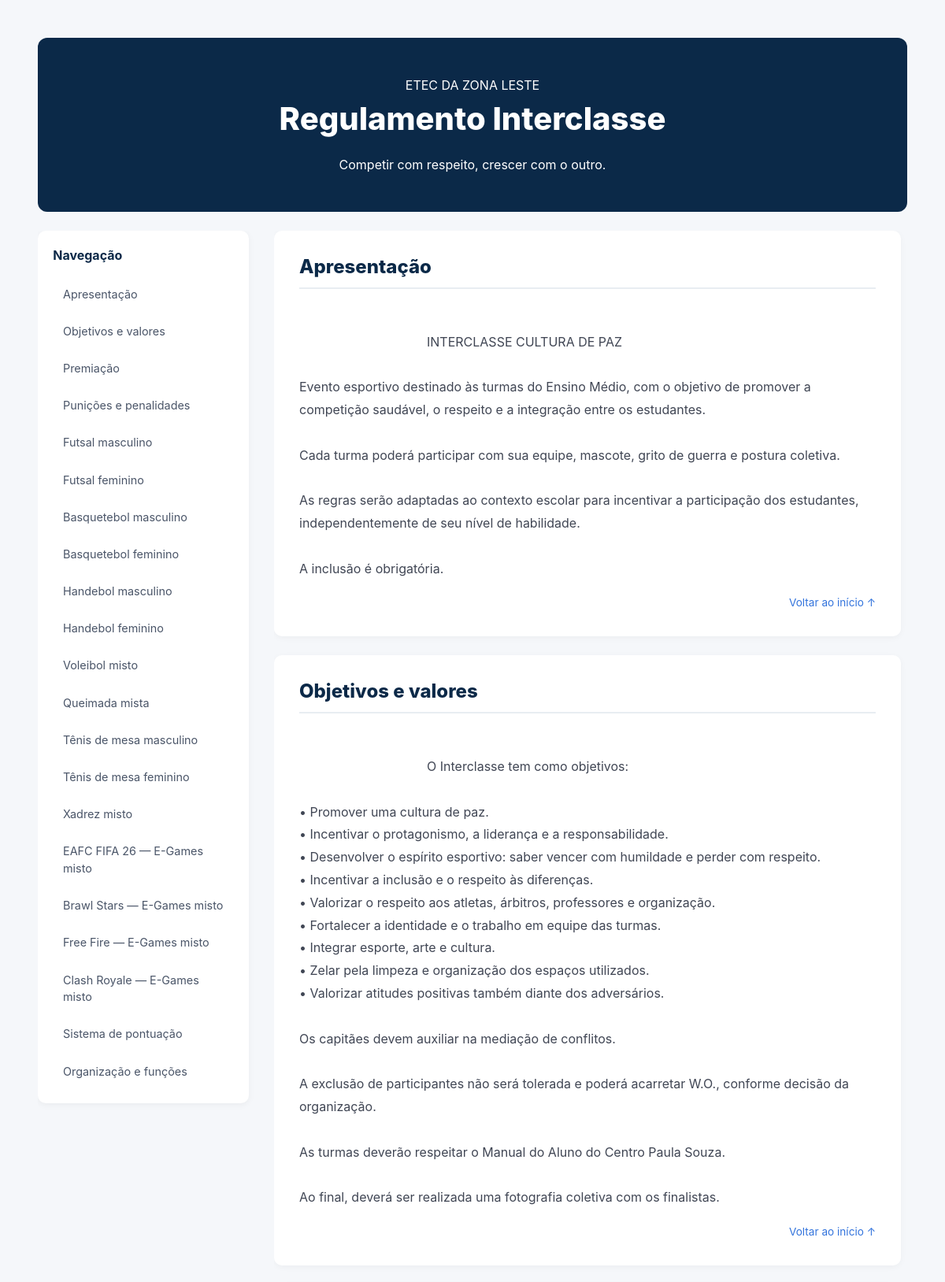
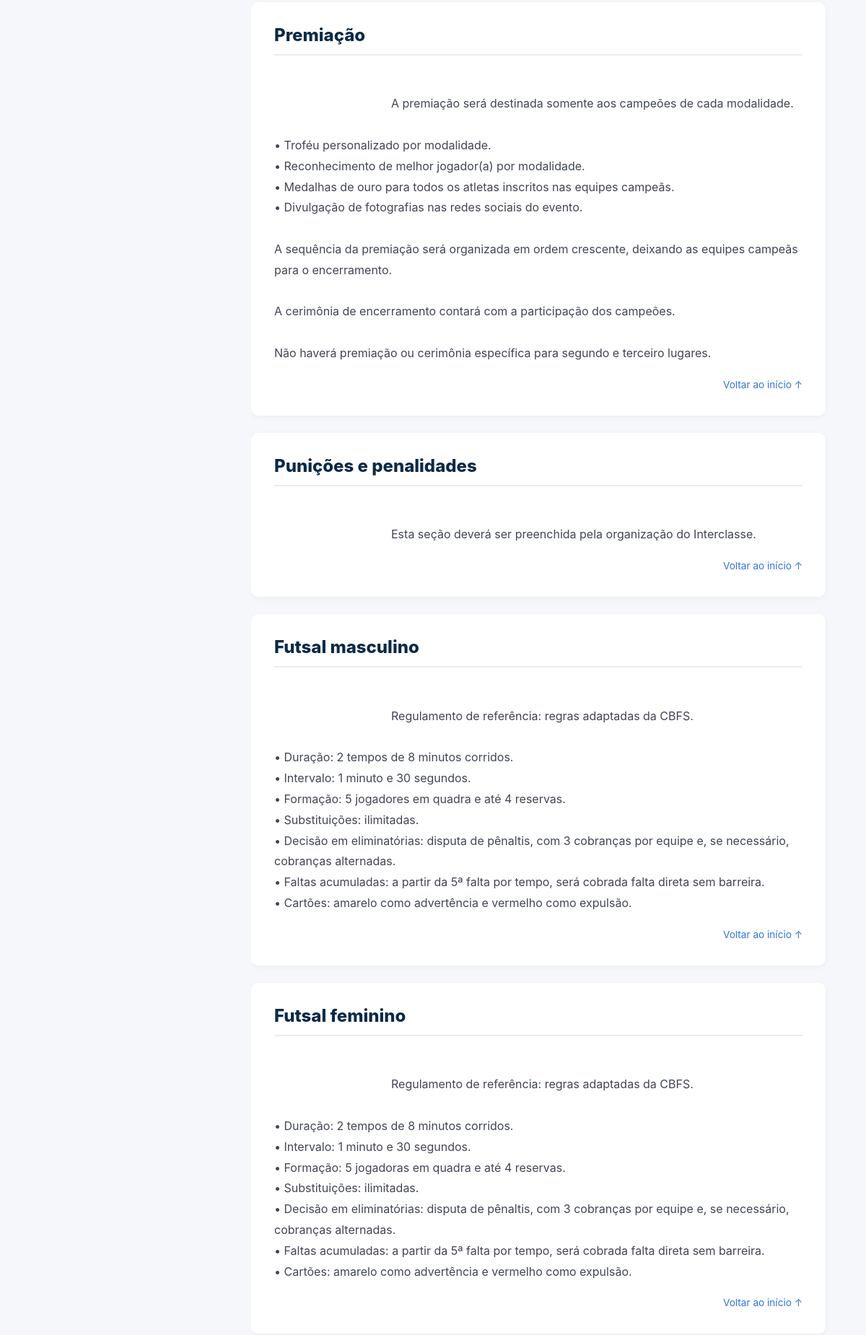
The app's page /public/regulamento.php (upper part) with its own data (2 pictures, top to bottom).
### tables this page shows
CREATE TABLE regulamentos (
    id INT UNSIGNED AUTO_INCREMENT PRIMARY KEY,
    slug VARCHAR(100) NOT NULL,
    titulo VARCHAR(150) NOT NULL,
    conteudo LONGTEXT NOT NULL,
    ordem SMALLINT UNSIGNED NOT NULL DEFAULT 0,
    ativo TINYINT(1) NOT NULL DEFAULT 1,
    atualizado_por INT UNSIGNED NULL,
    criado_em TIMESTAMP NOT NULL DEFAULT CURRENT_TIMESTAMP,
    atualizado_em TIMESTAMP NOT NULL DEFAULT CURRENT_TIMESTAMP
        ON UPDATE CURRENT_TIMESTAMP,

    UNIQUE KEY uk_regulamentos_slug (slug),
    KEY idx_regulamentos_ordem (ordem),

    CONSTRAINT fk_regulamentos_admin
        FOREIGN KEY (atualizado_por) REFERENCES usuarios(id)
        ON DELETE SET NULL ON UPDATE CASCADE
);

### public/regulamento.php (the view, shortened to what this page needs)
<?php
require_once __DIR__ . '/../config/database.php';
function escaparRegulamento(mixed $valor): string
{
    return htmlspecialchars((string) $valor, ENT_QUOTES, 'UTF-8');
}
try {
    $stmt = $pdo->query("
        SELECT titulo, slug, conteudo
        FROM regulamentos
        WHERE ativo = 1
        ORDER BY ordem ASC, titulo ASC
    ");
    $secoes = $stmt->fetchAll(PDO::FETCH_ASSOC);
} catch (PDOException $e) {
    error_log($e->getMessage());
    $secoes = [];
    $erro = 'Não foi possível carregar o regulamento.';
}
?>
<!DOCTYPE html>
<html lang="pt-BR">
<head>
    <link rel="stylesheet" href="https://cdn.jsdelivr.net/npm/bulma@1.0.2/css/bulma.min.css">
</head>
<body>
    <section class="section" id="topo">
        <div class="regulamento-container">
            <div class="regulamento-topo has-text-centered mb-5">
                <p class="is-size-6 mb-2">
                    ETEC DA ZONA LESTE
                </p>
                <h1 class="title is-2">
                    Regulamento Interclasse
                </h1>
                <p>
                    Competir com respeito, crescer com o outro.
                </p>
            </div>
            <?php if (isset($erro)): ?>
                <div class="notification is-danger is-light">
                    <?= escaparRegulamento($erro) ?>
                </div>
            <?php elseif (empty($secoes)): ?>
                <div class="notification is-warning is-light">
                    O regulamento ainda não foi publicado.
                </div>
            <?php else: ?>
                <div class="regulamento-layout">
                    <aside class="regulamento-sidebar">
                        <div class="sidebar-box">
                            <p class="sidebar-titulo">
                                Navegação
                            </p>
                            <nav class="sidebar-links">
                                <?php foreach ($secoes as $secao): ?>
                                    <a href="#<?= escaparRegulamento($secao['slug']) ?>">
                                        <?= escaparRegulamento($secao['titulo']) ?>
                                    </a>
                                <?php endforeach; ?>
                            </nav>
                        </div>
                    </aside>
                    <main class="regulamento-conteudo">
                        <?php foreach ($secoes as $secao): ?>
                            <article
                                class="secao-regulamento"
                                id="<?= escaparRegulamento($secao['slug']) ?>">
                                <h2 class="title is-4">
                                    <?= escaparRegulamento($secao['titulo']) ?>
                                </h2>
                                <div class="conteudo-regulamento">
                                    <?= escaparRegulamento($secao['conteudo']) ?>
                                </div>
                                <div class="has-text-right mt-4">
                                    <a href="#topo" class="voltar-topo">
                                        Voltar ao início ↑
                                    </a>
                                </div>
                            </article>
                        <?php endforeach; ?>
                    </main>
                </div>
            <?php endif; ?>
        </div>
    </section>
</body>
</html>

### public/regulamento.php (style rules this page uses)
html { scroll-behavior: smooth; }
body { background: #f5f7fa; min-height: 100vh; }
.regulamento-container { max-width: 1400px; margin: 0 auto; }
.regulamento-topo { background: #0b2948; color: white; padding: 3rem 1.5rem; border-radius: 12px; }
.regulamento-topo h1, .regulamento-topo p { color: white; }
.regulamento-layout { display: flex; align-items: stretch; gap: 1.5rem; height: 70vh; min-height: 400px; overflow: hidden; }
.regulamento-sidebar { flex: 0 0 25%; max-width: 25%; height: 100%; overflow-y: auto; overflow-x: hidden; padding: 0 8px 12px 0; }
.sidebar-box { background: white; padding: 1.2rem; border-radius: 10px; box-shadow: 0 2px 8px rgba(0, 0, 0, .05); }
.sidebar-titulo { color: #0b2948; font-weight: 700; margin-bottom: 1rem; }
.sidebar-links { display: flex; flex-direction: column; gap: .3rem; }
.sidebar-links a { display: block; padding: .65rem .8rem; border-radius: 6px; color: #4a5568; font-size: .9rem; transition: .2s; }
.regulamento-conteudo { flex: 1; min-width: 0; height: 100%; overflow-y: auto; overflow-x: hidden; padding: 0 8px 20px 0; scroll-behavior: smooth; }
.secao-regulamento { scroll-margin-top: 15px; background: white; border-radius: 10px; padding: 2rem; margin-bottom: 1.5rem; box-shadow: 0 2px 8px rgba(0, 0, 0, .04); }
.secao-regulamento h2 { color: #0b2948; border-bottom: 2px solid #e8edf2; padding-bottom: .8rem; margin-bottom: 1.2rem; }
.conteudo-regulamento { white-space: pre-wrap; overflow-wrap: anywhere; line-height: 1.8; }
.voltar-topo { color: #3273dc; font-size: .85rem; }

### records on screen
regulamentos: titulo "Apresentação", conteudo "INTERCLASSE CULTURA DE PAZ Evento esportivo destinado às turmas do Ensino Médio, com o objetivo de promover a competição saudável, o respeito e a integração entre os estudantes. Cada turma poderá participar com sua equipe, mascote, grito de guerra e postura coletiva. As regras serão adaptadas ao contexto escolar para incentivar a participação dos estudantes, independentemente de seu nível de habilidade. A inclusão é obrigatória."
regulamentos: titulo "Objetivos e valores", conteudo "O Interclasse tem como objetivos: • Promover uma cultura de paz. • Incentivar o protagonismo, a liderança e a responsabilidade. • Desenvolver o espírito esportivo: saber vencer com humildade e perder com respeito. • Incentivar a inclusão e o respeito às diferenças. • Valorizar o respeito aos atletas, árbitros, professores e organização. • Fortalecer a identidade e o trabalho em equipe das turmas. • Integrar esporte, arte e cultura. • Zelar pela limpeza e organização dos espaços utilizados. • Valorizar atitudes positivas também diante dos adversários. Os capitães devem auxiliar na mediação de conflitos. A exclusão de participantes não será tolerada e poderá acarretar W.O., conforme decisão…"
regulamentos: titulo "Premiação", conteudo "A premiação será destinada somente aos campeões de cada modalidade. • Troféu personalizado por modalidade. • Reconhecimento de melhor jogador(a) por modalidade. • Medalhas de ouro para todos os atletas inscritos nas equipes campeãs. • Divulgação de fotografias nas redes sociais do evento. A sequência da premiação será organizada em ordem crescente, deixando as equipes campeãs para o encerramento. A cerimônia de encerramento contará com a participação dos campeões. Não haverá premiação ou cerimônia específica para segundo e terceiro lugares."
regulamentos: titulo "Punições e penalidades", conteudo "Esta seção deverá ser preenchida pela organização do Interclasse.…"
regulamentos: titulo "Futsal masculino", conteudo "Regulamento de referência: regras adaptadas da CBFS. • Duração: 2 tempos de 8 minutos corridos. • Intervalo: 1 minuto e 30 segundos. • Formação: 5 jogadores em quadra e até 4 reservas. • Substituições: ilimitadas. • Decisão em eliminatórias: disputa de pênaltis, com 3 cobranças por equipe e, se necessário, cobranças alternadas. • Faltas acumuladas: a partir da 5ª falta por tempo, será cobrada falta direta sem barreira. • Cartões: amarelo como advertência e vermelho como expulsão."
regulamentos: titulo "Futsal feminino", conteudo "Regulamento de referência: regras adaptadas da CBFS. • Duração: 2 tempos de 8 minutos corridos. • Intervalo: 1 minuto e 30 segundos. • Formação: 5 jogadoras em quadra e até 4 reservas. • Substituições: ilimitadas. • Decisão em eliminatórias: disputa de pênaltis, com 3 cobranças por equipe e, se necessário, cobranças alternadas. • Faltas acumuladas: a partir da 5ª falta por tempo, será cobrada falta direta sem barreira. • Cartões: amarelo como advertência e vermelho como expulsão."
regulamentos: titulo "Basquetebol masculino"
regulamentos: titulo "Basquetebol feminino"
regulamentos: titulo "Handebol masculino"
regulamentos: titulo "Handebol feminino"
regulamentos: titulo "Voleibol misto"
regulamentos: titulo "Queimada mista"
regulamentos: titulo "Tênis de mesa masculino"
regulamentos: titulo "Tênis de mesa feminino"
regulamentos: titulo "Xadrez misto"
regulamentos: titulo "EAFC FIFA 26 — E-Games misto"
regulamentos: titulo "Brawl Stars — E-Games misto"
regulamentos: titulo "Free Fire — E-Games misto"
regulamentos: titulo "Clash Royale — E-Games misto"
regulamentos: titulo "Sistema de pontuação"
regulamentos: titulo "Organização e funções"
